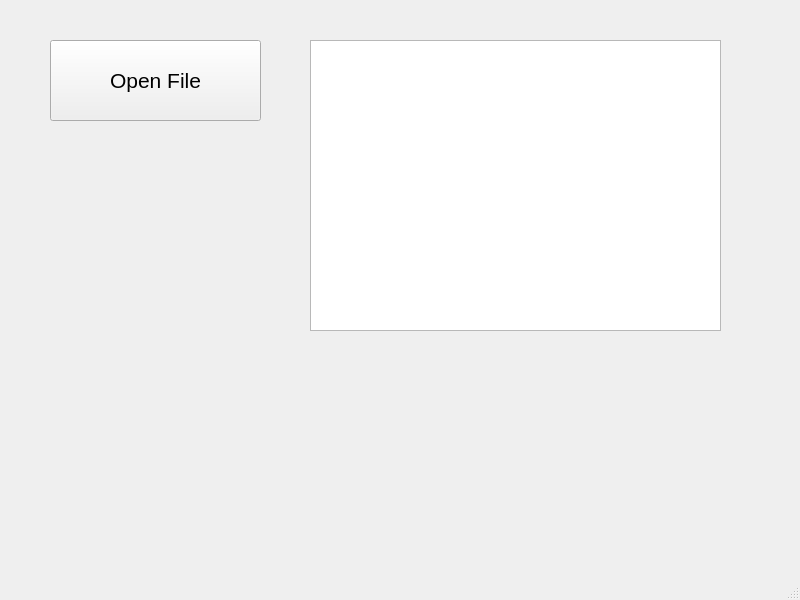
<?xml version="1.0" encoding="UTF-8"?>
<ui version="4.0">
 <class>MainWindow</class>
 <widget class="QMainWindow" name="MainWindow">
  <property name="geometry">
   <rect>
    <x>0</x>
    <y>0</y>
    <width>800</width>
    <height>600</height>
   </rect>
  </property>
  <property name="windowTitle">
   <string>MainWindow</string>
  </property>
  <widget class="QWidget" name="centralwidget">
   <widget class="QPushButton" name="pbt_open_file">
    <property name="geometry">
     <rect>
      <x>50</x>
      <y>40</y>
      <width>211</width>
      <height>81</height>
     </rect>
    </property>
    <property name="font">
     <font>
      <pointsize>16</pointsize>
     </font>
    </property>
    <property name="text">
     <string>Open File</string>
    </property>
   </widget>
   <widget class="QPlainTextEdit" name="plainTextEdit_result">
    <property name="geometry">
     <rect>
      <x>310</x>
      <y>40</y>
      <width>411</width>
      <height>291</height>
     </rect>
    </property>
   </widget>
  </widget>
  <widget class="QMenuBar" name="menubar">
   <property name="geometry">
    <rect>
     <x>0</x>
     <y>0</y>
     <width>800</width>
     <height>21</height>
    </rect>
   </property>
  </widget>
  <widget class="QStatusBar" name="statusbar"/>
 </widget>
 <resources/>
 <connections/>
</ui>
